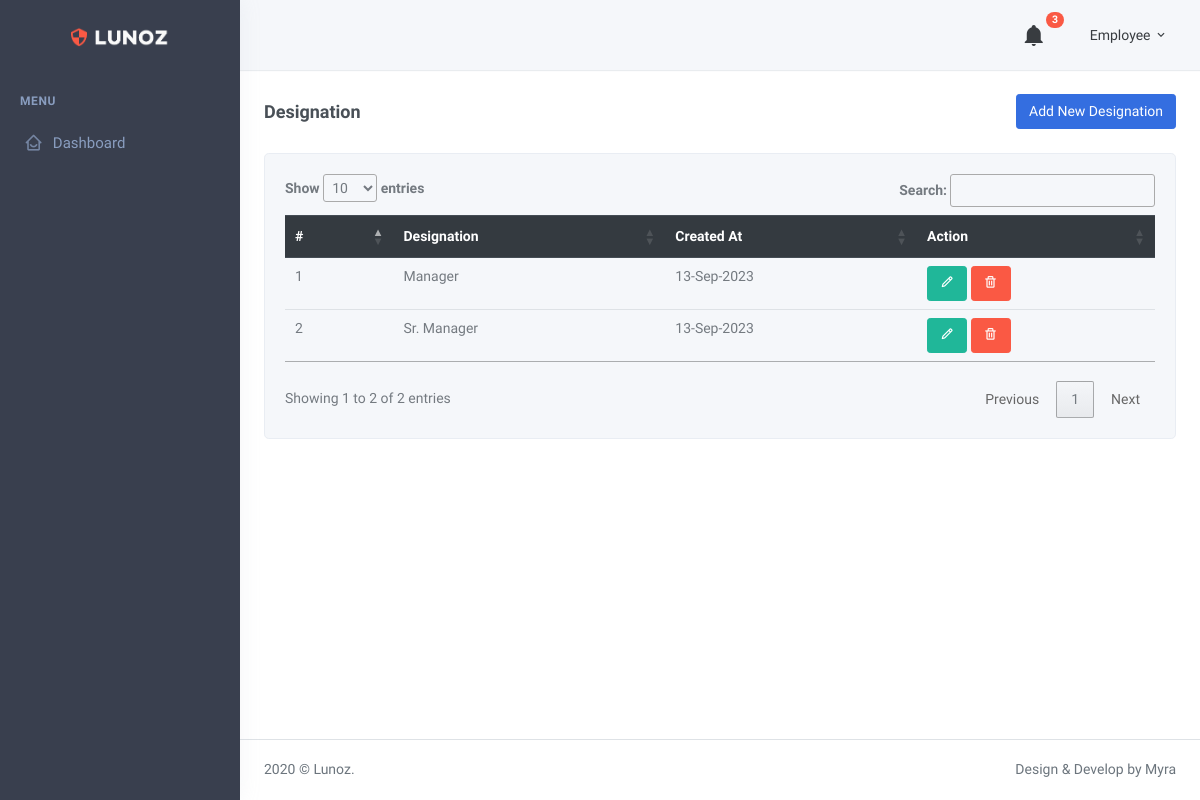
The app's page /designation.php (signed in) with its own data.
### tables this page shows
CREATE TABLE `designation` (
  `ID` int(11) NOT NULL,
  `designation_name` varchar(255) NOT NULL,
  `added_by` varchar(255) NOT NULL,
  `deletedStatus` int(11) NOT NULL DEFAULT 0,
  `created_at` timestamp NOT NULL DEFAULT current_timestamp()
);

### designation.php (the view, shortened to what this page needs)
<?php
include('include/dbconn.php');
?>
<!DOCTYPE html>
<html lang="en">
<head>
    <link href="assets/css/bootstrap.min.css" rel="stylesheet" type="text/css" />
    <link href="assets/css/icons.min.css" rel="stylesheet" type="text/css" />
    <link href="assets/css/theme.min.css" rel="stylesheet" type="text/css" />
    <link rel="stylesheet" href="https://cdn.datatables.net/1.13.6/css/jquery.dataTables.min.css">
</head>
<body>
    <div id="layout-wrapper">
        <?php include('include/header.php') ?>
        <?php include('include/navbar.php') ?>
        <div class="main-content">
            <div class="page-content">
                <div class="container-fluid">
                    <div class="row">
                        <div class="col-12">
                            <div class="page-title-box d-flex align-items-center justify-content-between">
                                <h4 class="mb-0 font-size-18">Designation</h4>
                                <div class="page-title-right">
                                    <a href="add_designation.php" class="btn btn-primary">Add New Designation</a>
                                </div>
                            </div>
                        </div>
                    </div>
                    <div class="row">
                        <div class="col-xl-12">
                            <div class="card">
                                <div class="card-body">
                                    <div class="table-responsive">
                                        <table class="table mb-0" id='emptTable'>
                                            <thead class="thead-dark">
                                                <tr>
                                                    <th>#</th>
                                                    <th>Designation</th>
                                                    <th>Created At</th>
                                                    <th>Action</th>
                                                </tr>
                                            </thead>
                                            <tbody>
                                                <?php
                                                    $department = mysqli_query($db,"SELECT * FROM `designation` WHERE deletedStatus='0'");
                                                    $count = 1;
                                                    while($read = mysqli_fetch_assoc($department))
                                                    {
                                                ?>
                                                <tr>
                                                    <td><?php echo $count++; ?></td>
                                                    <td><?php echo $read['designation_name']; ?></td>
                                                    <td><?php echo date_format(date_create($read['created_at']),"d-M-Y") ?></td>
                                                    <td>
                                                        <div class="">
                                                            <a href="edit_designation.php?id=<?php echo $read['ID']; ?>" onclick="return confirm('Are You Sure You Want To Edit This Record ?');" class="btn btn-success"><i class="bx bx-pencil"></i></a>
                                                            <a href="deleted_designation.php?id=<?php echo $read['ID']; ?>" onclick="return confirm('Are You Sure You Want To Delete This Record ?');" class="btn btn-danger"><i class="bx bx-trash"></i>
                                                            </a>
                                                        </div>
                                                    </td>
                                                </tr>
                                                <?php } $count; ?>
                                            </tbody>
                                        </table>
                                    </div>
                                </div>
                            </div>
                        </div>
                    </div>
                </div>
                <footer class="footer">
                    <div class="container-fluid">
                        <div class="row">
                            <div class="col-sm-6">
                                2020 © Lunoz.
                            </div>
                            <div class="col-sm-6">
                                <div class="text-sm-right d-none d-sm-block">
                                    Design & Develop by Myra
                                </div>
                            </div>
                        </div>
                    </div>
                </footer>
            </div>
        </div>
</body>
</html>

### records on screen
designation: designation_name "Manager", created_at "13-Sep-2023"
designation: designation_name "Sr. Manager", created_at "13-Sep-2023"

### other values on screen
$_SESSION['admin_name'] "Employee"
